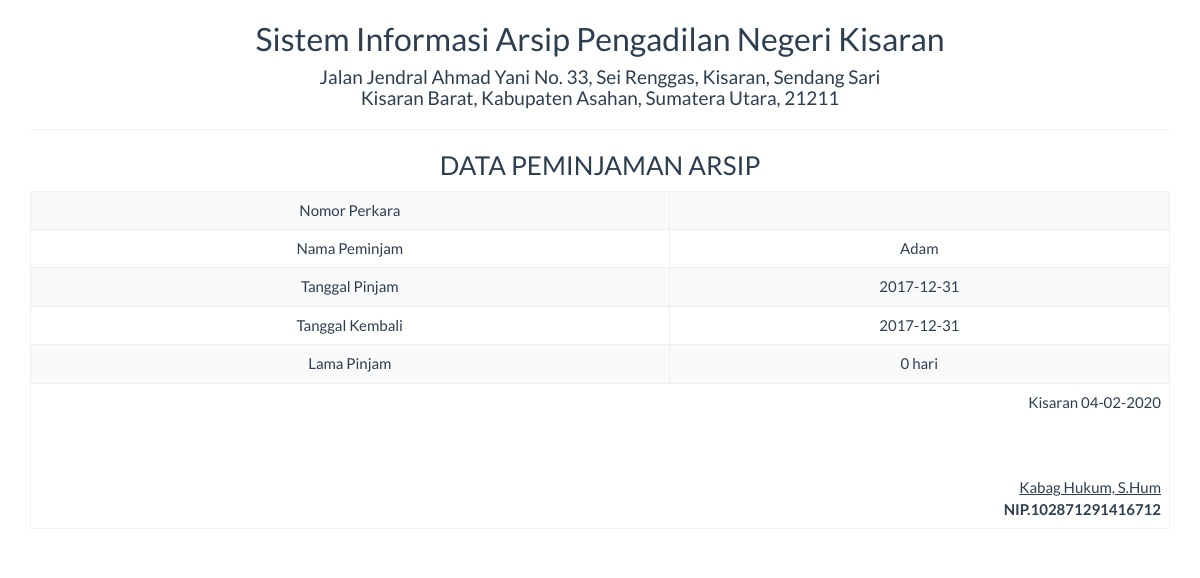
Page /report/peminjaman_satu.php?id=4 on the committed database.
### tables this page shows
CREATE TABLE `peminjaman` (
  `no_peminjam` varchar(50) NOT NULL,
  `peminjam` varchar(50) NOT NULL,
  `tgl_pinjam` varchar(25) NOT NULL,
  `tgl_kembali` varchar(25) NOT NULL,
  `lama_pinjam` int(5) NOT NULL,
  `keterangan` varchar(100) NOT NULL,
  `id` int(5) NOT NULL
);

### report/peminjaman_satu.php (the view, shortened to what this page needs)
<!DOCTYPE html>
<html>
    <head>
        <link href="../Assets/css/bootstrap.min.css" rel="stylesheet" type="text/css"/>
    </head>
    <body onload="print()">
        <?php
        include '../config/koneksi.php';
        $sql = "SELECT * FROM peminjaman WHERE id='" . $_GET ['id'] . "'";
        $query = mysqli_query($koneksi, $sql) or die("SQL Detail error");
        $data = mysqli_fetch_array($query);
        ?>
        <div class="container">
            <div class='row'>
                <div class="col-sm-12">
                    <div class="text-center">
                        <h2>Sistem Informasi Arsip Pengadilan Negeri Kisaran </h2>
                        <h4>Jalan Jendral Ahmad Yani No. 33, Sei Renggas, Kisaran, Sendang Sari <br> Kisaran Barat, Kabupaten Asahan, Sumatera Utara, 21211</h4>
                        <hr>
                        <h3>DATA PEMINJAMAN ARSIP</h3>
                        <table class="table table-bordered table-striped table-hover">
                            <tbody>
								<tr>
                                    <td>Nomor Perkara</td> <td><?= $data['no_perkara'] ?></td>
                                </tr>
                                <tr>
                                    <td>Nama Peminjam</td> <td><?= $data['peminjam'] ?></td>
                                </tr>
                                <tr>
                                    <td>Tanggal Pinjam</td> <td><?= $data['tgl_pinjam'] ?></td>
                                </tr>
                                <tr>
                                    <td>Tanggal Kembali</td> <td><?= $data['tgl_kembali'] ?></td>
                                </tr>
								<tr>
                                    <td>Lama Pinjam</td> <td><?= $data['lama_pinjam'] ?> hari</td>
                                </tr>
                            </tbody>
                            <tfoot>
                                <tr>
                                    <td colspan="2" class="text-right">
                                        Kisaran  <?= date("d-m-Y") ?>
                                        <br><br><br><br>
                                        <u>Kabag Hukum, S.Hum<strong></u><br>
                                        NIP.102871291416712
									</td>
								</tr>
							</tfoot>
                        </table>
                    </div>
                </div>
            </div>
    </body>
</html>

### rows in the picture
peminjaman: peminjam "Adam", tgl_pinjam "2017-12-31", tgl_kembali "2017-12-31", lama_pinjam "0"
